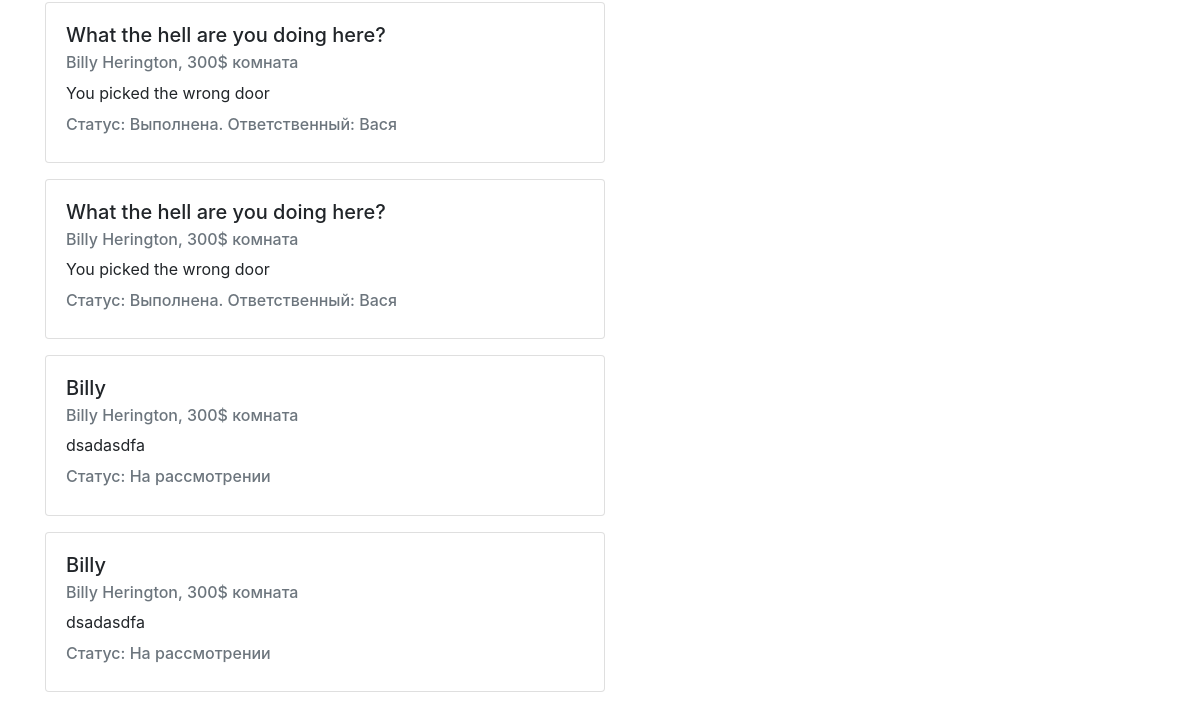
Before: /allModer (signed in, lower part) with the older database file.
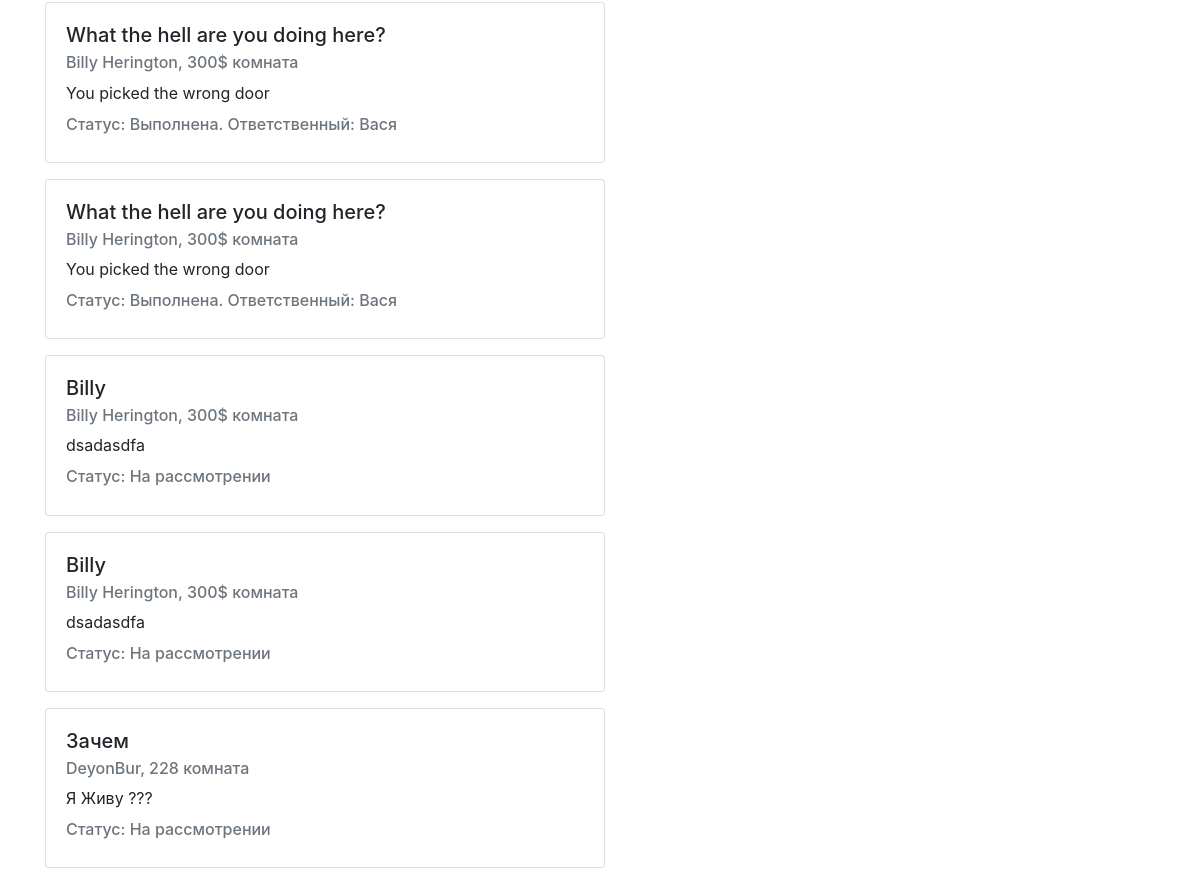
After: the same page with the newer database file.
### app/models.py (models this page shows, shortened)
class Claim(models.Model):
    text = models.TextField()
    name = models.CharField(max_length=255)
    house = models.CharField(max_length=255)
    user = models.ForeignKey(User, on_delete=models.CASCADE)
    status = models.CharField(max_length=255)
    moder = models.ForeignKey(User, on_delete=models.CASCADE, related_name='moders', default=None, blank=True,
                              null=True)
    likes = models.ManyToManyField(User, related_name='likes')

### app/views.py (the view)
# urls.py: path('allModer', indexModerAll),
def indexModerAll(request):
    return indexModerRender(request, 'all')

### app/views.py (called while the page is built, shortened)
@register.filter(name='lookup')
def lookup(value, arg):
    return value[arg]

def indexModerRender(request, status):
    if request.user.is_authenticated and request.user.groups.filter(name='moders').exists():
        if request.method == 'GET':
            claims = Claim.objects.all()
            if status == 'new':
                claims = Claim.objects.filter(status=status)
            if status == 'finished' or status == 'processed':
                claims = Claim.objects.filter(status=status, moder=request.user)
            section = status
            statusRus = dict()
            statusRus['new'] = 'На рассмотрении'
            statusRus['processed'] = 'В работе'
            statusRus['finished'] = 'Выполнена'
            return render(request, "indexModer.html",
                          {'claims': claims, 'username': request.user.username, 'section': section,
                           'statusRus': statusRus})
    else:
        return redirect('/login')

### app/templates/indexModer.html (shortened to what this page needs)
<!DOCTYPE html>
<html lang="en">
<head>
    <link href="/open-iconic/font/css/open-iconic-bootstrap.css" rel="stylesheet">
    <link rel="stylesheet" href="https://maxcdn.bootstrapcdn.com/bootstrap/4.0.0/css/bootstrap.min.css"
>
</head>
<body>
<div class="container">
    {% for claim in claims %}
    <form method="POST">
        <div class="card" style="width: 35rem;">
            <div class="card-body">
                <h5 class="card-title">{{claim.name}}</h5>
                <h6 class="card-subtitle mb-2 text-muted">{{claim.user.username}}, {{claim.house}} комната</h6>
                <p class="card-text">{{claim.text}}</p>
                {% if claim.status != 'new' %}
                <h6 class="card-subtitle mb-2 text-muted">Статус: {{ statusRus|lookup:claim.status }}. Ответственный:
                    {{claim.moder}}</h6>
                {%endif%}
                {% if claim.status == 'new' %}
                    <h6 class="card-subtitle mb-2 text-muted">Статус: {{ statusRus|lookup:claim.status }} </h6>
                {%endif%}
            </div>
        </div>
    </form>
    {% endfor %}
</div>
</body>
</html>

Changed rows visible on the page:
added Claim: name "Зачем", user.username "DeyonBur", house "228", text "Я Живу ???", status "На рассмотрении"
